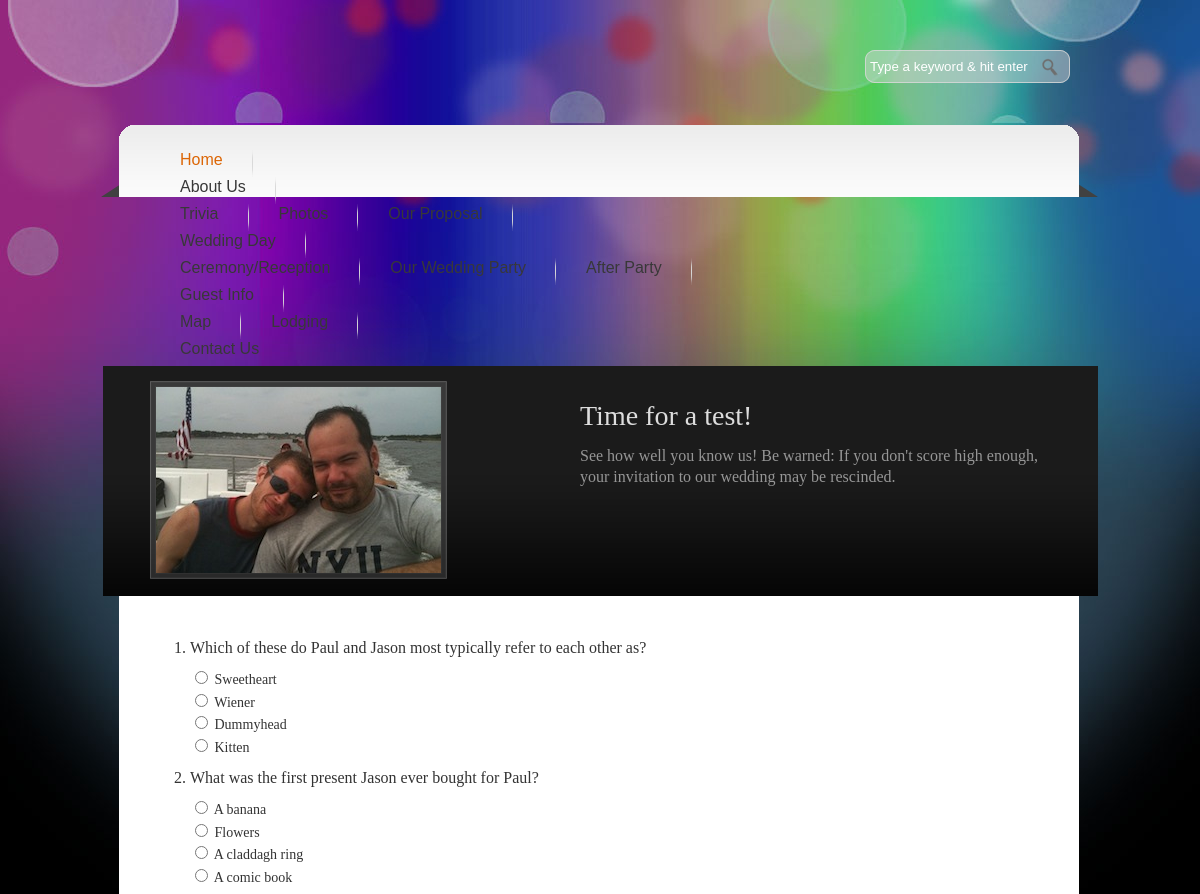
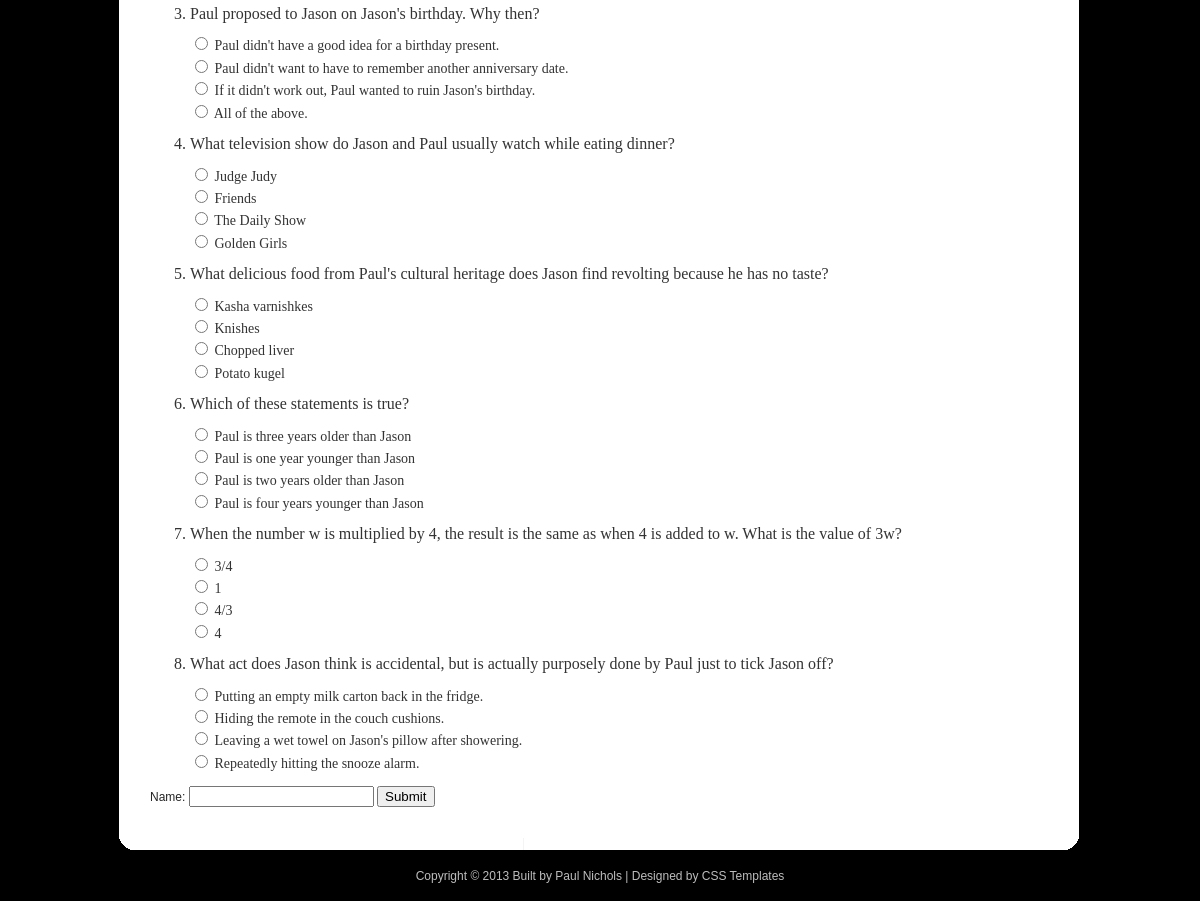
The app's page /quiz/ with its own data (2 pictures, top to bottom).
### quiz/models.py (models this page shows, shortened)
class Question(models.Model):
	text = models.CharField(max_length=256)
	result_message = models.CharField(max_length=256, null=True, blank=True)

class Answer(models.Model):
	question = models.ForeignKey(Question)
	text =	models.CharField(max_length=256)
	correct = models.BooleanField()

### quiz/views.py (the view)
# urls.py: url(r'^quiz/$', 'quiz.views.quiz', name='quiz'),
def quiz(request):
	if request.method == "GET":
		questions = Question.objects.all()
	return render_to_response("quiz.html", {'questions':questions}, RequestContext(request))

### quiz/templates/quiz.html (shortened to what this page needs)
{% extends "base.html" %}
  {% block content %}
    <div id="templatemo_middle">
    	<div id="middle_img"><img class="middle_img" src="/static/images/paul_and_jason_fire_island_ferry.jpg" alt="image" /><span></span></div>
        <div id="m_right">
	        <h1>Time for a test!</h1>
            <p>See how well you know us!  Be warned:  If you don't score high enough, your invitation to our wedding may be rescinded.</p>
		</div>
    </div>
    <div id="templatemo_content">
        <form action="/results/" method="post">
        <ol>
    	{% for question in questions %}
            <li class="quiz_question">{{ question.text }}</li>
                <ul class='quiz_answer'>
                {% for answer in question.answer_set.all %}
                <input type='radio' name="{{question.pk}}" id="answer{{ forloop.counter }}" value="{{ answer.id }}"/>
                <label for="answer{{ forloop.counter}}">{{answer.text}}</label><br>
                {% endfor %}
            </ul>
        {% endfor %}
        </ol>
        Name: <input type='text' name="name">
        <input type="submit">
        </form>
    </div>
    <div id="templatemo_content_bottom"></div>
    {% endblock %}

### mainsite/templates/base.html (shortened to what this page needs)
<!DOCTYPE html PUBLIC "-//W3C//DTD XHTML 1.0 Transitional//EN" "http://www.w3.org/TR/xhtml1/DTD/xhtml1-transitional.dtd">
<html xmlns="http://www.w3.org/1999/xhtml">
<head>
<link href="/static/templatemo_style.css" rel="stylesheet" type="text/css" />
</head>
<body>
<div id="templatemo_wrapper">
    <div id="templatemo_header">
        <div id="search_box">
            <form action="#" method="get">
                <input type="text" value="Type a keyword &amp; hit enter" name="q" size="10"
                id="searchfield" title="searchfield" onfocus="clearText(this)" onblur="clearText(this)" />
            </form>
        </div>
    </div>
  <div id="templatemo_menu">
    <ul class="dropdown">
          <li><a href="/" class="current">Home</a></li>
          <li><a href="#">About Us</a>
            <ul class="sub_menu">
                <li><a href="#">Trivia</a></li>
                <li><a href="#">Photos</a></li>
                <li><a href="#">Our Proposal</a></li>
            </ul>
          </li>
          <li><a href="#">Wedding Day</a>
            <ul class="sub_menu">
                <li><a href="#">Ceremony/Reception</a></li>
                <li><a href="#">Our Wedding Party</a></li>
                <li><a href="#">After Party</a></li>
            </ul>
          </li>
          <li><a href="#">Guest Info</a>
            <ul class="sub_menu">
                <li><a href="#">Map</a></li>
                <li><a href="#">Lodging</a></li>
            </ul>
          </li>
          <li><a href="mailto:paulandjason27@gmail.com" target="_blank" class="last">Contact Us</a></li>
    </ul>
    </div>
    {% block content %}{% endblock %}
     <div id="templatemo_footer">
        Copyright © 2013 <a href="https://github.com/pnichols104">Built by Paul Nichols</a> |
        Designed by <a href="http://www.templatemo.com/page/1" target="_parent">CSS Templates</a>
    </div>
</div>
</body>
</html>

### mainsite/static/templatemo_style.css (style rules this page uses)
body { margin: 0px; padding: 0px; color: #252525; font-family: Tahoma, Geneva, sans-serif; font-size: 12px; line-height: 1.7em; background-image: url(images/templatemo_bg1.jpg); background-color: #000000; background-position: top center; background-repeat: no-repeat }
a, a:link, a:visited { color: #dc6606; font-weight: bold; text-decoration: none; }
p { margin: 0 0 10px 0; padding: 0; }
h1, h2, h3, h4, h5, h6 { color: #333; font-weight: normal; font-family: Georgia, "Times New Roman", Times, serif }
h1 { font-size: 28px; margin: 0 0 30px 0; padding: 5px 0; }
#templatemo_wrapper { width: 1000px; margin: 0 auto }
#templatemo_header { height: 125px; width: 940px; padding: 0 30px; position:relative; }
#search_box { float: right; width: 205px; height: 33px; margin: 50px 0 0 0; background: url(images/templatemo_search.png) no-repeat; }
#search_box form { clear: both; width: 205px; height: 33px; padding: 0; }
#searchfield { height: 23px; width: 170px; padding: 5px; color: #fff; background: none; border: none; }
#templatemo_menu { width: 900px; height: 47px; padding: 25px 50px 0; font-size: 16px; background: url(images/templatemo_menu.png) no-repeat; }
#templatemo_menu ul { float: left; width: 700px; margin: 0; padding: 0; list-style: none; }
#templatemo_menu ul li { padding: 0px; margin: 0px; display: inline; }
#templatemo_menu ul li a { float: left; display: block; height: 27px; padding: 0 30px; margin: 0; font-size: 16px; text-align: center; text-decoration: none; color: #383838; font-weight: normal; outline: none; border: none; background: url(images/templatemo_menu_divider.png) center right no-repeat }
#templatemo_menu ul li a:hover, #templatemo_menu ul li .current { color: #dc6606 }
#templatemo_menu ul li .last { background: none }
ul.dropdown { position: relative; }
ul.dropdown li { font-weight: bold; float: left; zoom: 1; }
ul.dropdown li a { display: inline; padding: 4px 8px; border-right: 1px solid #333; color: #222; }
ul.dropdown li:last-child a { border-right: none; }
#templatemo_middle { clear: both; width: 900px; height: 200px; padding: 15px 50px; background: url(images/templatemo_slider.png) no-repeat; }
#templatemo_middle #middle_img { float: left; position: relative; width: 285px; height: 186px; padding: 6px; }
#middle_img span { position: absolute; left: 0; top: 0; width: 297px; height: 198px; background: url(images/templatemo_frame.png) no-repeat; }
#m_right { float: right; width: 470px; padding-top: 20px; }
#m_right h1 { color: #ddd; margin-bottom: 15px }
#m_right p { color: #969696; font-size: 16px; font-family: Georgia, "Times New Roman", Times, serif }
#templatemo_content { clear: both; width: 900px; padding: 30px 50px; background: url(images/templatemo_content.png) repeat-y }
#templatemo_content_bottom { clear: both; height: 13px; background: url(images/templatemo_content_bottom.png) no-repeat }
.last { margin: 0 }
#templatemo_footer { width: 900px; margin: 0 auto; padding: 15px 35px; text-align: center; color: #bdbdbd; }
#templatemo_footer a { font-weight: normal; color: #bdbdbd; }
.quiz_question, .quiz_answer { color: #333; font-weight: normal; font-family: Georgia, "Times New Roman", Times, serif }
.quiz_question { font-size: 16px; margin: 10px 0 10px 0; padding: 0 }
.quiz_answer { font-size: 14px; margin: 0 0 2px; padding: 0 }

### records on screen
Question: text "Which of these do Paul and Jason most typically refer to each other as?"
Answer: text "Sweetheart"
Answer: text "Wiener"
Answer: text "Dummyhead"
Answer: text "Kitten"
Question: text "What was the first present Jason ever bought for Paul?"
Answer: text "A banana"
Answer: text "Flowers"
Answer: text "A claddagh ring"
Answer: text "A comic book"
Question: text "Paul proposed to Jason on Jason's birthday. Why then?"
Answer: text "Paul didn't have a good idea for a birthday present."
Answer: text "Paul didn't want to have to remember another anniversary date."
Answer: text "If it didn't work out, Paul wanted to ruin Jason's birthday."
Answer: text "All of the above."
Question: text "What television show do Jason and Paul usually watch while eating dinner?"
Answer: text "Judge Judy"
Answer: text "Friends"
Answer: text "The Daily Show"
Answer: text "Golden Girls"
Question: text "What delicious food from Paul's cultural heritage does Jason find revolting because he has no taste?"
Answer: text "Kasha varnishkes"
Answer: text "Knishes"
Answer: text "Chopped liver"
Answer: text "Potato kugel"
Question: text "Which of these statements is true?"
Answer: text "Paul is three years older than Jason"
Answer: text "Paul is one year younger than Jason"
Answer: text "Paul is two years older than Jason"
Answer: text "Paul is four years younger than Jason"
Question: text "When the number w is multiplied by 4, the result is the same as when 4 is added to w. What is the value of 3w?"
Answer: text "3/4"
Answer: text "1"
Answer: text "4/3"
Answer: text "4"
Question: text "What act does Jason think is accidental, but is actually purposely done by Paul just to tick Jason off?"
Answer: text "Putting an empty milk carton back in the fridge."
Answer: text "Hiding the remote in the couch cushions."
Answer: text "Leaving a wet towel on Jason's pillow after showering."
Answer: text "Repeatedly hitting the snooze alarm."
